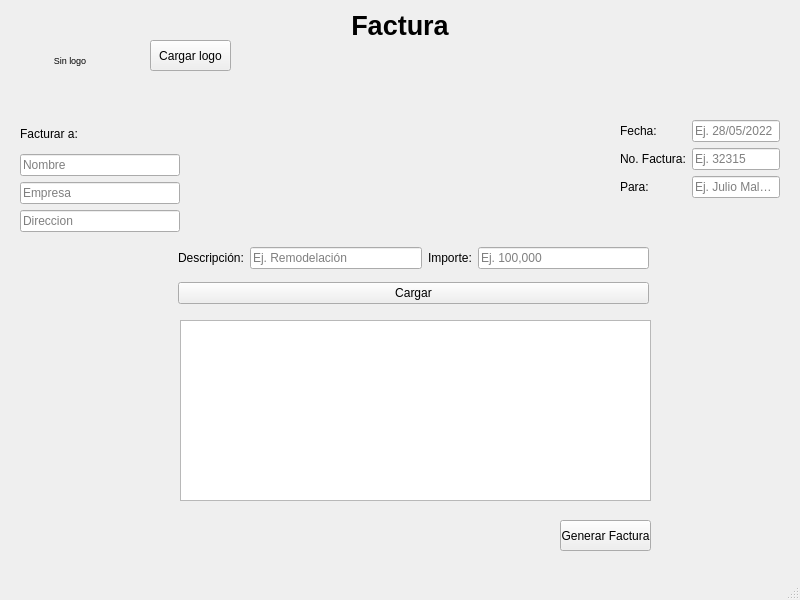
<?xml version="1.0" encoding="UTF-8"?>
<ui version="4.0">
 <class>MainWindow</class>
 <widget class="QMainWindow" name="MainWindow">
  <property name="enabled">
   <bool>true</bool>
  </property>
  <property name="geometry">
   <rect>
    <x>0</x>
    <y>0</y>
    <width>800</width>
    <height>600</height>
   </rect>
  </property>
  <property name="windowTitle">
   <string>MainWindow</string>
  </property>
  <widget class="QWidget" name="centralwidget">
   <widget class="QTableWidget" name="tableWidget">
    <property name="geometry">
     <rect>
      <x>180</x>
      <y>320</y>
      <width>471</width>
      <height>181</height>
     </rect>
    </property>
   </widget>
   <widget class="QWidget" name="verticalLayoutWidget">
    <property name="geometry">
     <rect>
      <x>178</x>
      <y>240</y>
      <width>471</width>
      <height>71</height>
     </rect>
    </property>
    <layout class="QVBoxLayout" name="verticalLayout">
     <item>
      <layout class="QHBoxLayout" name="horizontalLayout_2">
       <item>
        <widget class="QLabel" name="lbl_descripcion">
         <property name="text">
          <string>Descripción:</string>
         </property>
        </widget>
       </item>
       <item>
        <widget class="QLineEdit" name="txt_descripcion">
         <property name="placeholderText">
          <string>Ej. Remodelación</string>
         </property>
        </widget>
       </item>
       <item>
        <widget class="QLabel" name="lbl_importe">
         <property name="text">
          <string>Importe:</string>
         </property>
        </widget>
       </item>
       <item>
        <widget class="QLineEdit" name="txt_importe">
         <property name="placeholderText">
          <string>Ej. 100,000</string>
         </property>
        </widget>
       </item>
      </layout>
     </item>
     <item>
      <widget class="QPushButton" name="btn_cargar">
       <property name="text">
        <string>Cargar</string>
       </property>
      </widget>
     </item>
    </layout>
   </widget>
   <widget class="QLabel" name="lbl_img">
    <property name="geometry">
     <rect>
      <x>20</x>
      <y>10</y>
      <width>100</width>
      <height>100</height>
     </rect>
    </property>
    <property name="sizePolicy">
     <sizepolicy hsizetype="Preferred" vsizetype="Preferred">
      <horstretch>0</horstretch>
      <verstretch>0</verstretch>
     </sizepolicy>
    </property>
    <property name="font">
     <font>
      <pointsize>7</pointsize>
     </font>
    </property>
    <property name="layoutDirection">
     <enum>Qt::LeftToRight</enum>
    </property>
    <property name="autoFillBackground">
     <bool>false</bool>
    </property>
    <property name="text">
     <string>Sin logo</string>
    </property>
    <property name="alignment">
     <set>Qt::AlignCenter</set>
    </property>
   </widget>
   <widget class="QPushButton" name="btn_generar">
    <property name="geometry">
     <rect>
      <x>560</x>
      <y>520</y>
      <width>91</width>
      <height>31</height>
     </rect>
    </property>
    <property name="text">
     <string>Generar Factura</string>
    </property>
   </widget>
   <widget class="QPushButton" name="btn_cargarImg">
    <property name="geometry">
     <rect>
      <x>150</x>
      <y>40</y>
      <width>81</width>
      <height>31</height>
     </rect>
    </property>
    <property name="text">
     <string>Cargar logo</string>
    </property>
    <property name="autoExclusive">
     <bool>false</bool>
    </property>
   </widget>
   <widget class="QLabel" name="lbl_Factura">
    <property name="geometry">
     <rect>
      <x>300</x>
      <y>0</y>
      <width>200</width>
      <height>51</height>
     </rect>
    </property>
    <property name="font">
     <font>
      <family>Arial</family>
      <pointsize>20</pointsize>
      <weight>75</weight>
      <bold>true</bold>
     </font>
    </property>
    <property name="text">
     <string>Factura</string>
    </property>
    <property name="alignment">
     <set>Qt::AlignCenter</set>
    </property>
   </widget>
   <widget class="QWidget" name="verticalLayoutWidget_2">
    <property name="geometry">
     <rect>
      <x>20</x>
      <y>120</y>
      <width>160</width>
      <height>112</height>
     </rect>
    </property>
    <layout class="QVBoxLayout" name="verticalLayout_2">
     <item>
      <widget class="QLabel" name="label">
       <property name="text">
        <string>Facturar a:</string>
       </property>
      </widget>
     </item>
     <item>
      <widget class="QLineEdit" name="txt_nombre">
       <property name="placeholderText">
        <string>Nombre</string>
       </property>
      </widget>
     </item>
     <item>
      <widget class="QLineEdit" name="txt_empresa">
       <property name="placeholderText">
        <string>Empresa</string>
       </property>
      </widget>
     </item>
     <item>
      <widget class="QLineEdit" name="txt_direccion">
       <property name="placeholderText">
        <string>Direccion</string>
       </property>
      </widget>
     </item>
    </layout>
   </widget>
   <widget class="QWidget" name="formLayoutWidget">
    <property name="geometry">
     <rect>
      <x>620</x>
      <y>120</y>
      <width>160</width>
      <height>80</height>
     </rect>
    </property>
    <layout class="QFormLayout" name="formLayout">
     <item row="0" column="0">
      <widget class="QLabel" name="label_2">
       <property name="text">
        <string>Fecha:</string>
       </property>
      </widget>
     </item>
     <item row="0" column="1">
      <widget class="QLineEdit" name="txt_fecha">
       <property name="placeholderText">
        <string>Ej. 28/05/2022</string>
       </property>
      </widget>
     </item>
     <item row="1" column="1">
      <widget class="QLineEdit" name="txt_factura">
       <property name="placeholderText">
        <string>Ej. 32315</string>
       </property>
      </widget>
     </item>
     <item row="1" column="0">
      <widget class="QLabel" name="label_3">
       <property name="text">
        <string>No. Factura:</string>
       </property>
      </widget>
     </item>
     <item row="2" column="1">
      <widget class="QLineEdit" name="txt_nombreP">
       <property name="placeholderText">
        <string>Ej. Julio Malavida</string>
       </property>
      </widget>
     </item>
     <item row="2" column="0">
      <widget class="QLabel" name="label_4">
       <property name="text">
        <string>Para:</string>
       </property>
      </widget>
     </item>
    </layout>
   </widget>
  </widget>
  <widget class="QMenuBar" name="menubar">
   <property name="geometry">
    <rect>
     <x>0</x>
     <y>0</y>
     <width>800</width>
     <height>21</height>
    </rect>
   </property>
  </widget>
  <widget class="QStatusBar" name="statusbar"/>
 </widget>
 <resources/>
 <connections/>
</ui>
